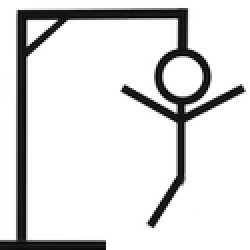
#> input picture images/png/hang10.png, 125 x 125 px (shown 2 times larger); its folder holds only this picture in this run
$ python convertImagesToWhiteVersion.py
#> lines starting #> are read from the running program, lines starting #| are printed output that depends on the picture
# importing image object from PIL
import os

from PIL import ImageOps, Image
import PIL.Image

# loop through the images in images/png
for i in os.listdir("images/png"):
    # if the file is not a png file, skip it
    if not i.endswith(".png"):
        continue
    # open the image
    img = Image.open("images/png/" + i).convert("L")
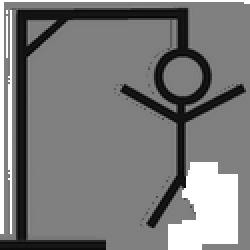
#> img: PIL image 125x125 L (shown 2 times larger); min 1, max 255, mean 124.1
    # colorize the image to white
    # img = ImageOps.colorize(img, black="white", white="black")
    img = img.convert("RGBA")
#> img: PIL image 125x125 RGBA

    img.save("images/png/colorized/test" + i, "PNG")

    data = img.getdata()
    newData = []
    for item in data:
        print(item)
        if item[0] == 255 and item[1] == 255 and item[2] == 255:
            newData.append((255, 255, 255, 0))
        else:
            newData.append((255-item[0], 255-item[1], 255-item[2], 255))
#> this loop made 15625 passes
#| (255, 255, 255, 255)
#| (255, 255, 255, 255)
#| (255, 255, 255, 255)
#| (255, 255, 255, 255)
#| (255, 255, 255, 255)
#| (255, 255, 255, 255)
#| (255, 255, 255, 255)
#| (255, 255, 255, 255)
#> (further printed lines are left out)
#> after the loop, newData = 15625 items, first 6: (255, 255, 255, 0), (255, 255, 255, 0), (255, 255, 255, 0), (255, 255, 255, 0), (255, 255, 255, 0), (255, 255, 255, 0)

    img.putdata(newData)
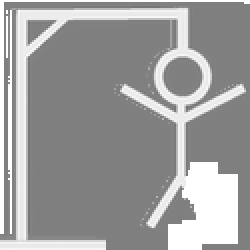
#> img: PIL image 125x125 RGBA (shown 2 times larger); mean R, G, B, A 157.9, 157.9, 157.9, 228.1; transparent parts drawn white

    # create a folder for the colorized images
    if not os.path.exists("images/png/colorized"):
        os.makedirs("images/png/colorized")

    # write the image to the folder images/png/colorized with the same name
    img.save("images/png/colorized/" + i, "PNG")

$ run again, on images/png/hang4.png
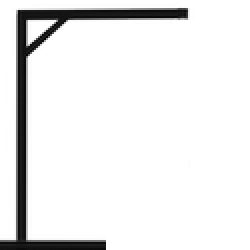
#> input picture images/png/hang4.png, 125 x 125 px (shown 2 times larger)
#> `img = Image.open("images/png/" + i).convert("L")`:
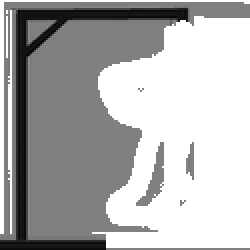
#> img: PIL image 125x125 L (shown 2 times larger); min 1, max 255, mean 178.3
#> the loop `for item in data:` made 15625 passes
#| (255, 255, 255, 255)
#| (255, 255, 255, 255)
#| (255, 255, 255, 255)
#| (255, 255, 255, 255)
#| (255, 255, 255, 255)
#> (further printed lines are left out)
#> after the loop `for item in data:`: newData = 15625 items, first 6: (255, 255, 255, 0), (255, 255, 255, 0), (255, 255, 255, 0), (255, 255, 255, 0), (255, 255, 255, 0), (255, 255, 255, 0)
#> `img.putdata(newData)`:
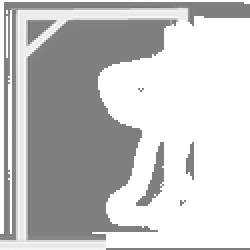
#> img: PIL image 125x125 RGBA (shown 2 times larger); mean R, G, B, A 198, 198, 198, 133.7; transparent parts drawn white
